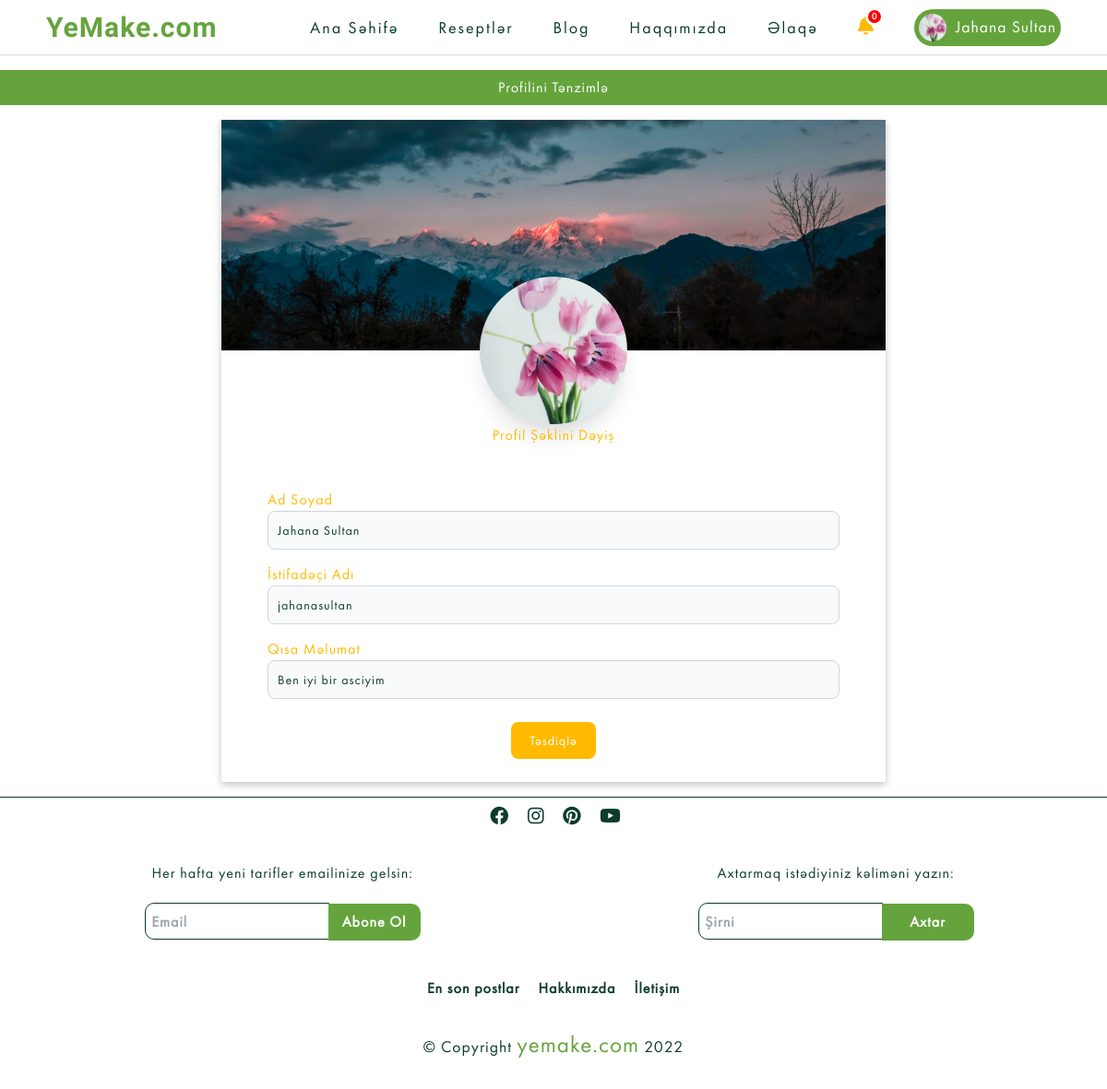
/edit-account/ (signed in), run on an earlier commit of the app's database.
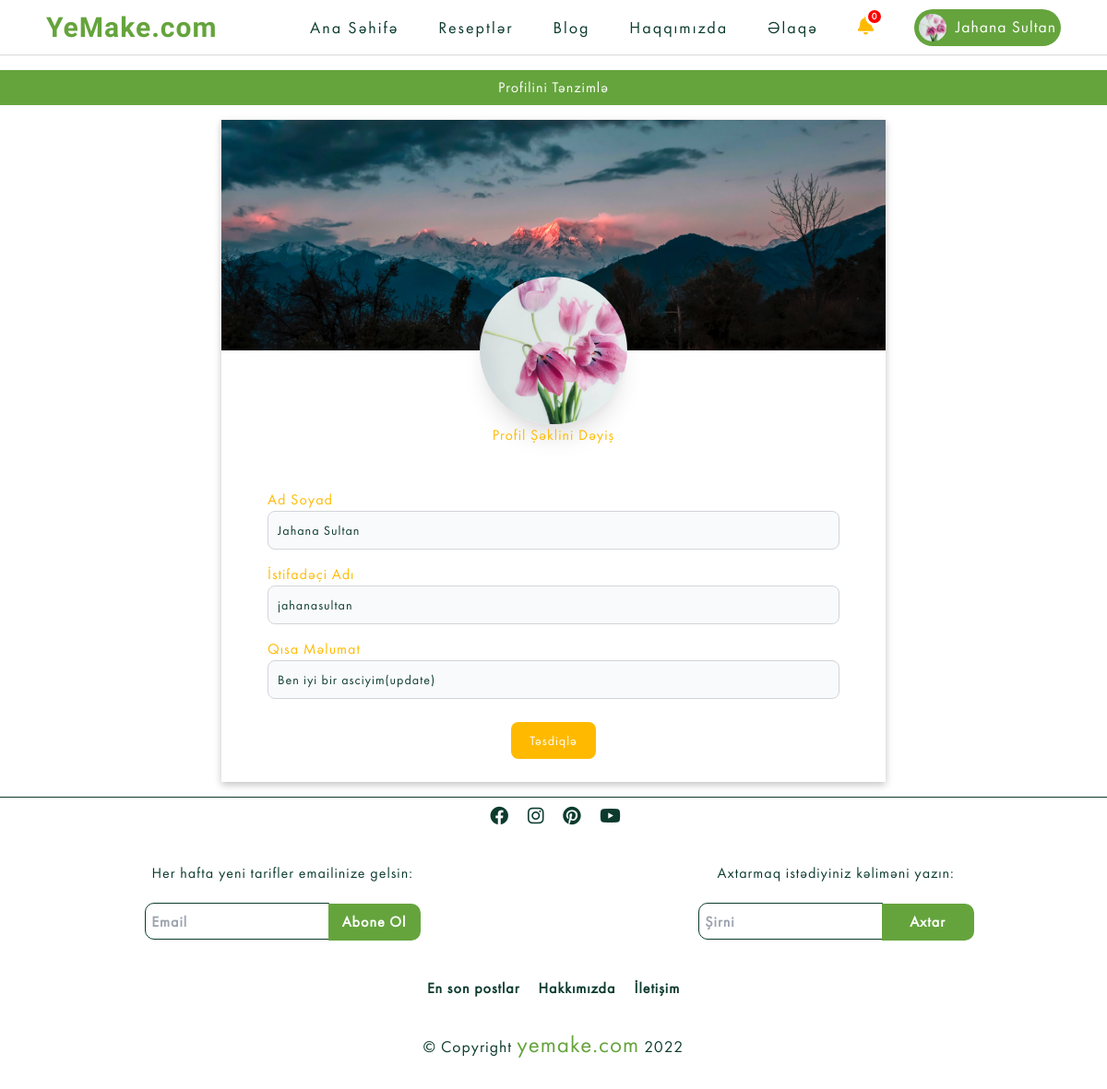
And on a later commit of the database.
### users/models.py (models this page shows, shortened)
class Profile(models.Model):
    user=models.OneToOneField(User, on_delete=models.CASCADE, null=True )
    username=models.CharField(max_length=100, null=True, blank=True)
    name=models.CharField(max_length=200, null=True, blank=True)
    email=models.EmailField(max_length=200,null=True,blank=True, unique=True)
    short_info=models.CharField(max_length=200, null=True, blank=True)
    profile_image=models.ImageField(upload_to='Users', null=True, blank=True,default='Users/user-default.jpg')
    cover_image=models.ImageField(upload_to='Users', blank=True, null=True, default='Users/cover.webp')
    slug=models.SlugField( verbose_name="Slug", null=True, unique=True)

### users/views.py (the view)
# urls.py: path('edit-account/', views.editAccount, name='edit-account'),path('user/<slug:slug>/',views.userAccount, name="Account"),
@login_required(login_url='signin')
def editAccount(request):
    profile=request.user.profile
    form=ProfileForm(instance=profile)
    if request.method=="POST":
        form=ProfileForm(request.POST, request.FILES, instance=profile)
        if form.is_valid():
            form.save()
            return redirect(f'/account/{profile.slug}')
    context={
        "form":form
    }
    return render(request, "users/profile_form.html",context)

### users/forms.py
class ProfileForm(ModelForm):
    class Meta:
        model=Profile
        email=forms.CharField(error_messages={'unique': u'My custom message'})
        fields=["name","cover_image","profile_image","username","short_info"]
        labels = {
            "cover_image": "Örtük Şəkli",
            'profile_image': 'Profil Şəkli',
            "name":"Ad Soyad",
            "username":"İstifadəçi Adı",
            "short_info":"Qısa Məlumat",
        }

### templates/users/profile_form.html (shortened to what this page needs)
{% extends "base.html" %}
{% load static %}
{% block css %}
<link rel="stylesheet" href='{% static '/css/profile-form.css' %}?{% now "U" %}'>
<link rel="stylesheet" href='{% static '/css/output.css' %}?{% now "U" %}'>
{% endblock css %}
{% block content %}
<h3 class="title">Profilini Tənzimlə</h3>
<div class="profile-form">
    <div class="form">
  <form action="{% url 'edit-account' %}" method='POST' enctype="multipart/form-data">
        <div class="profile-relative-div">
            <div class="cvr-img">
                <img src="" alt="cover-photo" id="cvr-img">
            </div>
            <div class="prf-img">
                <img src="" alt="profile-photo" id="prf-img">
                <label for="id_profile_image">Profil Şəklini Dəyiş</label>
            </div>
        </div>
<div class="field">
    <label for="id_name">{{form.name.label}}</label>
    {{form.name}}
    <label for="id_username">{{form.username.label}}</label>
    {{form.username}}
    <label for="id_short_info">{{form.short_info.label}}</label>
    {{form.short_info}}
</div>
<div class="flex justify-center">
    <button type="submit" class="text-white  focus:outline-none  font-medium rounded-lg text-sm w-full sm:w-auto px-5 py-2.5 text-center">Təsdiqlə</button></div>
</form>
</div>
</div>
{% endblock content %}

What changed in the data, as far as the page shows it:
changed Profile "Jahana Sultan": short_info "Ben iyi bir asciyim" → "Ben iyi bir asciyim(update)"
